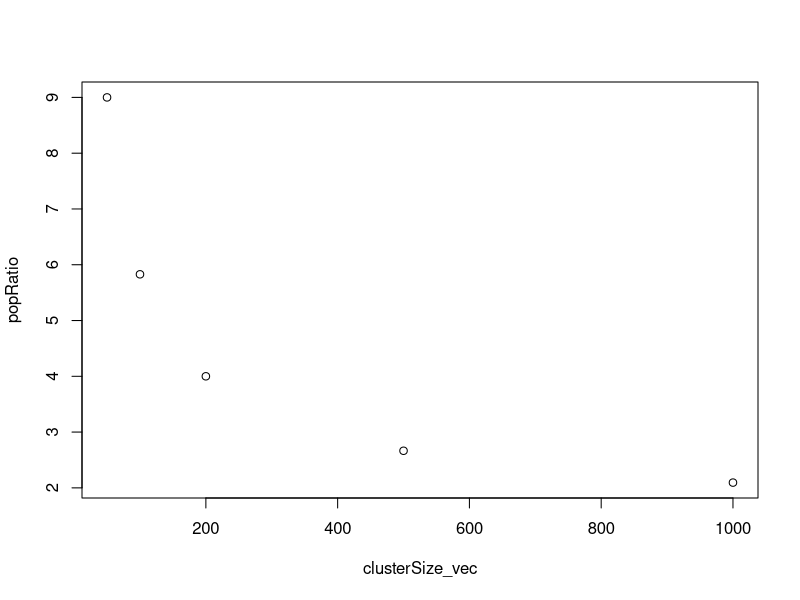

The R source for this figure:



# conventional sample size calculations for CRT
sampleSizePower <- function(p0, p1, ICC, clusterSize){
  # standard formulae for sample size for CRT with binary outcome from Donner, Birkett, Buck (1981)
  Zsig <- 1.96  # for significance level 0.05
  Zpow <- 0.84  # for power of 0.8
  # p1 - p0 is clinically important difference in treatment proportions
  DE <- 1 + (clusterSize - 1)*ICC #Design Effect
  # Required total samples per arm
  m <- DE * ((Zsig + Zpow)^2 * (p1*(1-p1) + p0*(1-p0)))/((p1-p0)^2)
  return(c(DE,m))
}

ICC <- 0.0655 # from Homan et al appendix Solarmal
p0 <- 0.05
clusterSize_vec <- c(50,100,200,500,1000)
p1_vec <- p0 * c(0.3333, 0.5, 0.667, 0.8333)
m<-matrix(NA,nrow=length(clusterSize_vec),ncol=length(p1_vec))
for (i in 1:length(clusterSize_vec)){
  for (j in 1:length(p1_vec)){
    m[i,j] <- sampleSizePower(p0, p1_vec[j], ICC, clusterSize_vec[i])[2]
  }
}
clusters_per_arm <- m/clusterSize_vec # i.e. clusters allocated to each intervention in a factorial design powered for the main effects
total_clusters <- 2 * round(clusters_per_arm)
total_clusters

popRatio <- rep(NA,length(clusterSize_vec))
for (i in 1:length(clusterSize_vec)){
  r0 <- sqrt(clusterSize_vec[i])
  r1 <- sqrt(200)
  popRatio[i]<-((r1+r0)^2)/(r0^2)
}
plot(clusterSize_vec,popRatio)
